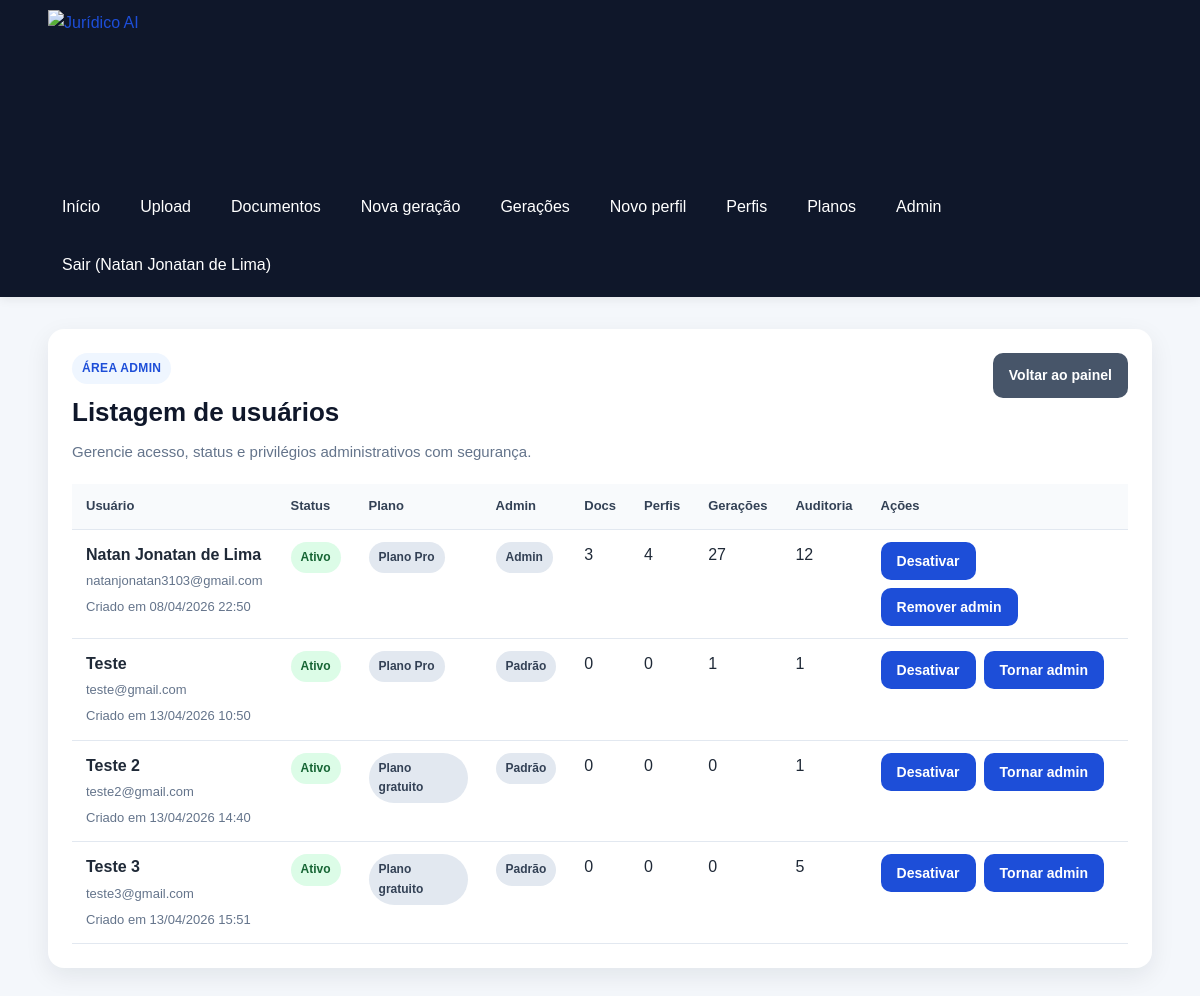
Page /admin/users (signed in) on the committed database.
### app/models/user.py (models this page shows, shortened)
class User(Base):
    __tablename__ = "users"
    id = Column(Integer, primary_key=True, index=True)
    full_name = Column(String(150), nullable=False)
    email = Column(String(255), nullable=False, unique=True, index=True)
    password_hash = Column(String(255), nullable=False)
    is_active = Column(Boolean, default=True, nullable=False)
    is_admin = Column(Boolean, default=False, nullable=False)
    plan_slug = Column(String(50), default="free", nullable=False, index=True)
    created_at = Column(DateTime, default=agora_brasil, nullable=False, index=True)
    updated_at = Column(DateTime, default=agora_brasil, onupdate=agora_brasil, nullable=False)

### app/routers/admin.py (the view)
@router.get("/users")
def admin_users(
    request: Request,
    db: Session = Depends(get_db),
):
    usuarios = listar_usuarios_admin(db)
    return templates.TemplateResponse(
        "admin_users.html",
        {
            "request": request,
            "title": "Usuários do sistema",
            "usuarios": usuarios,
            "sucesso": request.query_params.get("sucesso"),
            "erro": request.query_params.get("erro"),
        },
    )

### app/templates/admin_users.html (shortened to what this page needs)
{% extends "base.html" %}
{% block content %}
<section class="card">
    <div class="cabecalho-pagina">
        <div>
            <span class="etiqueta-secao">Área admin</span>
            <h2>Listagem de usuários</h2>
            <p class="texto-suave">Gerencie acesso, status e privilégios administrativos com segurança.</p>
        </div>
        <div class="acoes-topo">
            <a class="botao botao-secundario" href="/admin">Voltar ao painel</a>
        </div>
    </div>
    <div class="admin-table-wrapper">
        <table class="tabela-admin">
            <thead>
                <tr>
                    <th>Usuário</th>
                    <th>Status</th>
                    <th>Plano</th>
                    <th>Admin</th>
                    <th>Docs</th>
                    <th>Perfis</th>
                    <th>Gerações</th>
                    <th>Auditoria</th>
                    <th>Ações</th>
                </tr>
            </thead>
            <tbody>
                {% for usuario in usuarios %}
                    <tr>
                        <td>
                            <strong>{{ usuario.full_name }}</strong><br>
                            <span class="texto-pequeno">{{ usuario.email }}</span><br>
                            <span class="texto-pequeno">Criado em {{ usuario.created_at.strftime("%d/%m/%Y %H:%M") if usuario.created_at else "-" }}</span>
                        </td>
                        <td>
                            {% if usuario.is_active %}
                                <span class="badge badge-sucesso">Ativo</span>
                            {% else %}
                                <span class="badge badge-erro">Inativo</span>
                            {% endif %}
                        </td>
                        <td>
                            <span class="badge badge-neutro">
                                {{ usuario.plan_name }}
                            </span>
                        </td>
                        <td>
                            {% if usuario.is_admin %}
                                <span class="badge badge-neutro">Admin</span>
                            {% else %}
                                <span class="badge badge-neutro">Padrão</span>
                            {% endif %}
                        </td>
                        <td>{{ usuario.documentos }}</td>
                        <td>{{ usuario.perfis }}</td>
                        <td>{{ usuario.geracoes }}</td>
                        <td>{{ usuario.auditorias }}</td>
                        <td>
                            <div class="admin-acoes-linha">
                                <form method="post" action="/admin/users/{{ usuario.id }}/toggle-active" data-confirm-action data-confirm-title="Alterar status do usuário" data-confirm-message="Confirme a alteração de status desta conta.">
                                    <button type="submit" class="botao botao-secundario">
                                        {% if usuario.is_active %}Desativar{% else %}Ativar{% endif %}
                                    </button>
                                </form>
                                <form method="post" action="/admin/users/{{ usuario.id }}/toggle-admin" data-confirm-action data-confirm-title="Alterar privilégio admin" data-confirm-message="Confirme a alteração do privilégio administrativo desta conta.">
                                    <button type="submit" class="botao">
                                        {% if usuario.is_admin %}Remover admin{% else %}Tornar admin{% endif %}
                                    </button>
                                </form>
                            </div>
                        </td>
                    </tr>
                {% endfor %}
            </tbody>
        </table>
    </div>
</section>
{% endblock %}

### app/templates/base.html (shortened to what this page needs)
<!DOCTYPE html>
<html lang="pt-BR">
<head>
    <link rel="stylesheet" href="{{ url_for('static', path='css/style.css') }}?v=7.8">
</head>
<body>
    <header class="topo">
        <div class="container topo-conteudo">
            <a href="/" class="marca-link" aria-label="Ir para a página inicial do Jurídico AI">
                <img
                    src="{{ url_for('static', path='img/logo-juridico-ai-sem-fundo.png') }}"
                    alt="Jurídico AI"
                    class="logo-juridico"
                >
            </a>
            <nav class="menu">
                <a href="/">Início</a>
                <a href="/documents/upload">Upload</a>
                <a href="/documents">Documentos</a>
                <a href="/generations/create">Nova geração</a>
                <a href="/generations">Gerações</a>
                <a href="/writing-profiles/create">Novo perfil</a>
                <a href="/writing-profiles">Perfis</a>
                <a href="/plans">Planos</a>
                {% if request.session.get("is_admin") %}
                <a href="/admin">Admin</a>
                {% endif %}
                {% if request.session.get("user_id") %}
                <form method="post" action="/auth/logout" class="menu-logout-form">
                    <button type="submit" class="menu-logout-button">
                        Sair{% if request.session.get("user_name") %} ({{ request.session.get("user_name") }}){% endif %}
                    </button>
                </form>
                {% endif %}
            </nav>
        </div>
    </header>
    <main class="container pagina-conteudo">
        {% block content %}{% endblock %}
    </main>
</body>
</html>

### app/static/css/style.css (style rules this page uses)
* { margin: 0; padding: 0; box-sizing: border-box; }
body { font-family: Arial, Helvetica, sans-serif; background: #f4f7fb; color: #1f2937; line-height: 1.6; }
a { color: #1d4ed8; text-decoration: none; }
.container { width: min(1180px, 92%); margin: 0 auto; }
.topo { background: #0f172a; color: #ffffff; padding: 10px 0; box-shadow: 0 2px 10px rgba(0, 0, 0, 0.08); }
.topo-conteudo { display: flex; justify-content: space-between; align-items: center; gap: 24px; flex-wrap: wrap; }
.marca-link { display: flex; align-items: center; text-decoration: none; flex-shrink: 0; }
.logo-juridico { display: block; height: 150px; width: auto; max-width: 100%; }
.menu { display: flex; gap: 12px; flex-wrap: wrap; }
.menu a { color: #ffffff; padding: 10px 14px; border-radius: 8px; transition: background 0.2s ease; }
.menu-logout-form { margin: 0; }
.menu-logout-button { border: 0; background: transparent; color: #ffffff; padding: 10px 14px; border-radius: 8px; cursor: pointer; font: inherit; transition: background 0.2s ease; }
.pagina-conteudo { padding: 32px 0; }
.card { background: #ffffff; border-radius: 16px; padding: 24px; box-shadow: 0 8px 24px rgba(15, 23, 42, 0.08); margin-bottom: 24px; }
.cabecalho-pagina { display: flex; justify-content: space-between; align-items: flex-start; gap: 16px; flex-wrap: wrap; margin-bottom: 20px; }
.cabecalho-pagina h2 { font-size: 26px; color: #0f172a; margin-bottom: 6px; }
.etiqueta-secao { display: inline-block; margin-bottom: 8px; padding: 6px 10px; border-radius: 999px; background: #eff6ff; color: #1d4ed8; font-size: 12px; font-weight: 700; letter-spacing: 0.03em; text-transform: uppercase; }
.texto-suave { color: #64748b; font-size: 15px; }
.texto-pequeno { color: #64748b; font-size: 13px; margin-top: 4px; }
.acoes-topo { display: flex; gap: 10px; flex-wrap: wrap; }
.botao, button.botao { display: inline-flex; align-items: center; justify-content: center; background: #1d4ed8; color: #ffffff; border: none; border-radius: 10px; padding: 11px 16px; font-size: 14px; font-weight: bold; cursor: pointer; transition: background 0.2s ease, transform 0.2s ease, opacity 0.2s ease; }
.botao-secundario { background: #475569; }
.admin-table-wrapper { overflow-x: auto; }
.tabela-admin { width: 100%; border-collapse: collapse; }
.tabela-admin th, .tabela-admin td { text-align: left; padding: 12px 14px; border-bottom: 1px solid #e2e8f0; vertical-align: top; }
.tabela-admin th { background: #f8fafc; color: #334155; font-size: 13px; }
.admin-acoes-linha { display: flex; flex-wrap: wrap; gap: 8px; }
.admin-acoes-linha form { display: block; }
form { display: flex; flex-direction: column; gap: 14px; }
.badge { display: inline-flex; align-items: center; justify-content: center; padding: 6px 10px; border-radius: 999px; font-size: 12px; font-weight: bold; }
.badge-sucesso { background: #dcfce7; color: #166534; }
.badge-neutro { background: #e2e8f0; color: #334155; }
.botao, button.botao, .botao-perigo { gap: 8px; }

### rows in the picture
User: session.get "Natan Jonatan de Lima", full_name "Natan Jonatan de Lima", email "natanjonatan3103@gmail.com", created_at "08/04/2026 22:50", plan_name "Plano Pro", shows "Admin", documentos "3", perfis "4", geracoes "27", auditorias "12", shows "Remover admin"
User: full_name "Teste", email "teste@gmail.com", created_at "13/04/2026 10:50", plan_name "Plano Pro", shows "Padrão", documentos "0", perfis "0", geracoes "1", auditorias "1", shows "Tornar admin"
User: full_name "Teste 2", email "teste2@gmail.com", created_at "13/04/2026 14:40", plan_name "Plano gratuito", shows "Padrão", documentos "0", perfis "0", geracoes "0", auditorias "1", shows "Tornar admin"
User: full_name "Teste 3", email "teste3@gmail.com", created_at "13/04/2026 15:51", plan_name "Plano gratuito", shows "Padrão", documentos "0", perfis "0", geracoes "0", auditorias "5", shows "Tornar admin"
